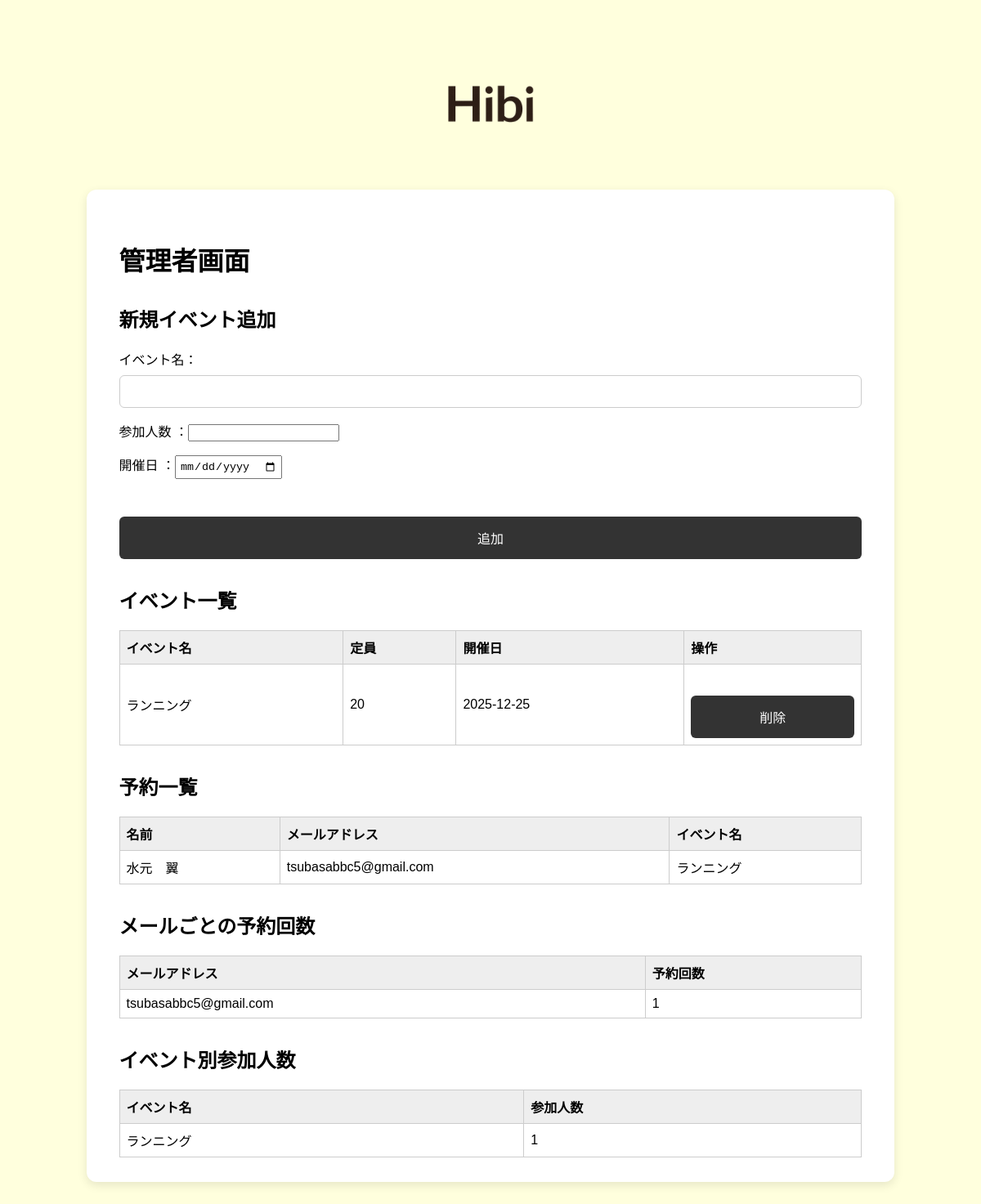
/admin, run on an earlier commit of the app's database.
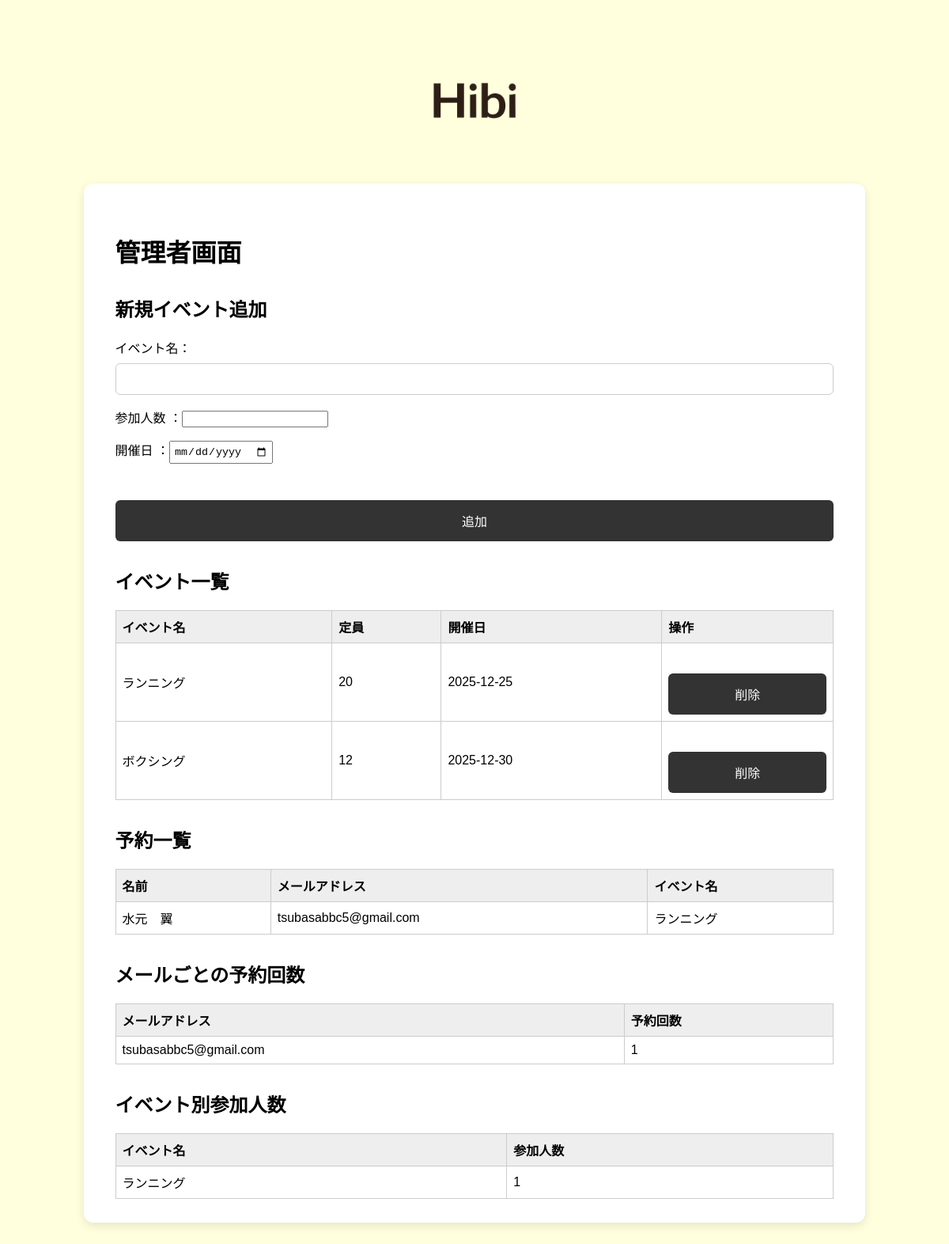
And on a later commit of the database.
### tables this page shows
CREATE TABLE events (
            id INTEGER PRIMARY KEY AUTOINCREMENT,
            attendance INTEGER NOT NULL ,
            name TEXT NOT NULL UNIQUE,
            date TEXT NOT NULL
        );

CREATE TABLE user (
            user_id INTEGER PRIMARY KEY AUTOINCREMENT,
            is_provisional BOOL DEFAULT TRUE,
            name TEXT NOT NULL,
            email TEXT NOT NULL,
            password TEXT NOT NULL
        );

### app.py (the view)
@app.route('/admin', methods=['GET'])
def admin():
    conn = sqlite3.connect(DB_NAME)
    c = conn.cursor()
    c.execute('SELECT id, name, attendance , date FROM events ORDER BY date')
    events = [dict(id=row[0], name=row[1],attendance=row[2], date=row[3]) for row in c.fetchall()]
    c.execute('''
        SELECT u.name, u.email, e.name
        FROM reservations r
        JOIN user u ON r.user_id = u.user_id
        JOIN events e ON r.event_id = e.id
        ORDER BY r.id DESC
    ''')
    reservations = c.fetchall()
    c.execute('''
        SELECT u.email, COUNT(*)
        FROM reservations r
        JOIN user u
        ON r.user_id = u.user_id  GROUP BY u.user_id
        ''')
    email_counts = dict(c.fetchall())
    c.execute('''
        SELECT e.name, COUNT(r.id)
        FROM reservations r
        JOIN events e ON r.event_id = e.id
        GROUP BY e.id
    ''')
    event_counts = c.fetchall()
    conn.close()
    return render_template('admin.html',
                           events=events,
                           reservations=reservations,
                           email_counts=email_counts,
                           event_counts=event_counts)

### templates/admin.html (shortened to what this page needs)
<!DOCTYPE html>
<html lang="ja">
  <head>
    <link
      rel="stylesheet"
      href="{{ url_for('static', filename='style.css') }}"
    />
  </head>
  <body>
    <div class="top-image">
      <img
        src="{{ url_for('static', filename='documents/Hibi_logo.png') }}"
        alt="ロゴ"
        class="logo"
      />
    </div>
    <div class="mainfield">
      <h1 class="admin-title">管理者画面</h1>
      <section class="add-event-form">
        <h2>新規イベント追加</h2>
        <form method="POST" action="{{ url_for('add_event') }}">
          <p>イベント名：<input type="text" name="event_name" required /></p>
          <p>
            参加人数 ：<input
              type="number"
              name="event_attendance"
              step="1"
              min="1"
              required
            />
          </p>
          <p>開催日 ：<input type="date" name="event_date" required /></p>
          <button type="submit">追加</button>
        </form>
      </section>
      <section>
        <h2>イベント一覧</h2>
        <table>
          <thead>
            <tr>
              <th>イベント名</th>
              <th>定員</th>
              <th>開催日</th>
              <th>操作</th>
            </tr>
          </thead>
          <tbody>
            {% for event in events %}
            <tr>
              <td>{{ event.name }}</td>
              <td>{{ event.attendance }}</td>
              <td>{{ event.date }}</td>
              <td>
                <form
                  method="POST"
                  action="{{ url_for('delete_event', event_id=event.id) }}"
                  class="inline"
                  onsubmit="return confirm('本当に削除しますか？');"
                >
                  <button type="submit" class="delete-btn">削除</button>
                </form>
              </td>
            </tr>
            {% else %}
            <tr>
              <td colspan="4">イベントがありません</td>
            </tr>
            {% endfor %}
          </tbody>
        </table>
      </section>
      <section>
        <h2>予約一覧</h2>
        <table>
          <thead>
            <tr>
              <th>名前</th>
              <th>メールアドレス</th>
              <th>イベント名</th>
            </tr>
          </thead>
          <tbody>
            {% for name, email, event_name in reservations %}
            <tr>
              <td>{{ name }}</td>
              <td>{{ email }}</td>
              <td>{{ event_name }}</td>
            </tr>
            {% else %}
            <tr>
              <td colspan="3">予約がありません</td>
            </tr>
            {% endfor %}
          </tbody>
        </table>
      </section>
      <section>
        <h2>メールごとの予約回数</h2>
        <table>
          <thead>
            <tr>
              <th>メールアドレス</th>
              <th>予約回数</th>
            </tr>
          </thead>
          <tbody>
            {% for email, count in email_counts.items() %}
            <tr>
              <td>{{ email }}</td>
              <td>{{ count }}</td>
            </tr>
            {% else %}
            <tr>
              <td colspan="2">予約データがありません</td>
            </tr>
            {% endfor %}
          </tbody>
        </table>
      </section>
      <section>
        <h2>イベント別参加人数</h2>
        <table>
          <thead>
            <tr>
              <th>イベント名</th>
              <th>参加人数</th>
            </tr>
          </thead>
          <tbody>
            {% for event_name, count in event_counts %}
            <tr>
              <td>{{ event_name }}</td>
              <td>{{ count }}</td>
            </tr>
            {% else %}
            <tr>
              <td colspan="2">参加者データがありません</td>
            </tr>
            {% endfor %}
          </tbody>
        </table>
      </section>
    </div>
  </body>
</html>

### static/style.css (style rules this page uses)
body { background-color: #FFFFDD; font-family: 'Kosugi Maru', sans-serif; margin: 0; padding: 0; }
.mainfield { max-width: 80%; margin: 0px auto; background-color: #fff; padding: 30px 40px; border-radius: 12px; box-shadow: 0 4px 12px rgba(0, 0, 0, 0.1); }
.top-image { display: flex; justify-content: center; text-align: center; align-items: center; }
.top-image img { max-width: 200px; width: 40%; height: auto; }
form input[type="text"], form input[type="email"], form input[type="password"], form select, form textarea { width: 100%; padding: 10px; font-size: 16px; border: 1px solid #ccc; border-radius: 6px; margin-top: 8px; box-sizing: border-box; transition: border-color 0.3s ease; }
form button[type="submit"] { margin-top: 30px; width: 100%; background-color: #333; color: white; padding: 14px; font-size: 16px; border: none; border-radius: 6px; cursor: pointer; transition: background-color 0.3s ease; }

### templates/admin.html (style rules this page uses)
body { font-family: Arial, sans-serif; margin: 2rem; }
h1, h2 { margin-top: 2rem; }
table { border-collapse: collapse; width: 100%; margin-top: 1rem; }
th, td { border: 1px solid #ccc; padding: 0.5em; text-align: left; }
th { background-color: #eee; }
form.inline { display: inline; }
input[type="text"], input[type="date"] { padding: 0.3em; margin-right: 0.5em; }
button { padding: 0.3em 0.7em; cursor: pointer; }
.delete-btn { background-color: #e74c3c; color: white; border: none; border-radius: 3px; }
.add-event-form { margin-bottom: 2rem; }

What changed in the data, as far as the page shows it:
added events: name "ボクシング", attendance "12", date "2025-12-30", shown under "イベント一覧"
